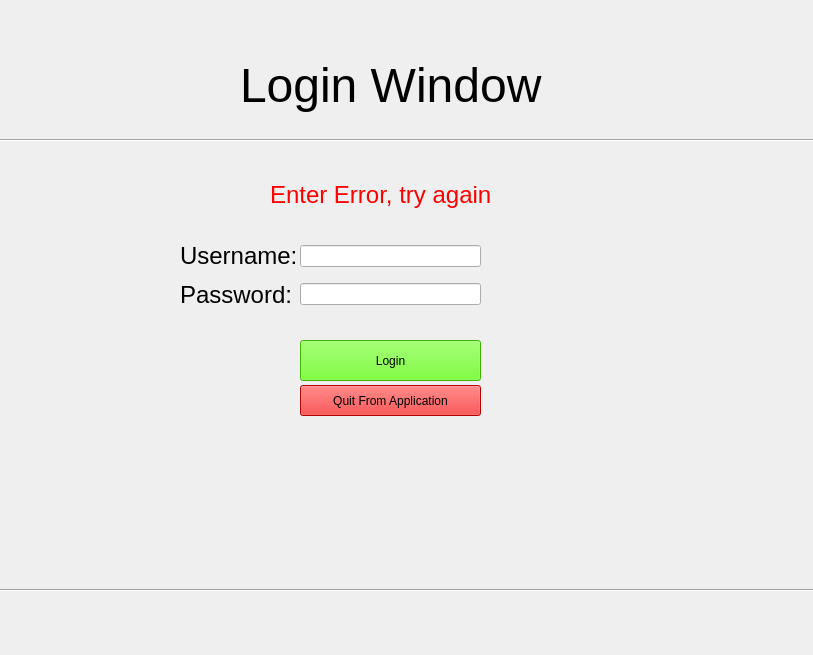
<?xml version="1.0" encoding="UTF-8"?>
<ui version="4.0">
 <class>Form</class>
 <widget class="QWidget" name="Form">
  <property name="geometry">
   <rect>
    <x>0</x>
    <y>0</y>
    <width>813</width>
    <height>655</height>
   </rect>
  </property>
  <property name="windowTitle">
   <string>Form</string>
  </property>
  <widget class="Line" name="line">
   <property name="geometry">
    <rect>
     <x>-210</x>
     <y>130</y>
     <width>1211</width>
     <height>20</height>
    </rect>
   </property>
   <property name="orientation">
    <enum>Qt::Horizontal</enum>
   </property>
  </widget>
  <widget class="Line" name="line_2">
   <property name="geometry">
    <rect>
     <x>-270</x>
     <y>580</y>
     <width>1301</width>
     <height>20</height>
    </rect>
   </property>
   <property name="orientation">
    <enum>Qt::Horizontal</enum>
   </property>
  </widget>
  <widget class="QLabel" name="label">
   <property name="geometry">
    <rect>
     <x>240</x>
     <y>50</y>
     <width>321</width>
     <height>71</height>
    </rect>
   </property>
   <property name="text">
    <string>&lt;html&gt;&lt;head/&gt;&lt;body&gt;&lt;p&gt;&lt;span style=&quot; font-size:36pt;&quot;&gt;Login Window&lt;/span&gt;&lt;/p&gt;&lt;/body&gt;&lt;/html&gt;</string>
   </property>
  </widget>
  <widget class="QWidget" name="verticalLayoutWidget">
   <property name="geometry">
    <rect>
     <x>300</x>
     <y>235</y>
     <width>181</width>
     <height>81</height>
    </rect>
   </property>
   <layout class="QVBoxLayout" name="verticalLayout_4">
    <item>
     <widget class="QLineEdit" name="username_line"/>
    </item>
    <item>
     <widget class="QLineEdit" name="password_line"/>
    </item>
   </layout>
  </widget>
  <widget class="QPushButton" name="quit_button">
   <property name="geometry">
    <rect>
     <x>300</x>
     <y>385</y>
     <width>181</width>
     <height>31</height>
    </rect>
   </property>
   <property name="styleSheet">
    <string notr="true">background-color: rgb(255, 0, 0);</string>
   </property>
   <property name="text">
    <string>Quit From Application</string>
   </property>
  </widget>
  <widget class="QWidget" name="verticalLayoutWidget_2">
   <property name="geometry">
    <rect>
     <x>180</x>
     <y>240</y>
     <width>121</width>
     <height>71</height>
    </rect>
   </property>
   <layout class="QVBoxLayout" name="verticalLayout_3">
    <item>
     <widget class="QLabel" name="label_6">
      <property name="text">
       <string>&lt;html&gt;&lt;head/&gt;&lt;body&gt;&lt;p&gt;&lt;span style=&quot; font-size:18pt;&quot;&gt;Username:&lt;/span&gt;&lt;/p&gt;&lt;/body&gt;&lt;/html&gt;</string>
      </property>
     </widget>
    </item>
    <item>
     <widget class="QLabel" name="label_10">
      <property name="text">
       <string>&lt;html&gt;&lt;head/&gt;&lt;body&gt;&lt;p&gt;&lt;span style=&quot; font-size:18pt;&quot;&gt;Password:&lt;/span&gt;&lt;/p&gt;&lt;/body&gt;&lt;/html&gt;</string>
      </property>
     </widget>
    </item>
   </layout>
  </widget>
  <widget class="QPushButton" name="login_button">
   <property name="geometry">
    <rect>
     <x>300</x>
     <y>340</y>
     <width>181</width>
     <height>41</height>
    </rect>
   </property>
   <property name="styleSheet">
    <string notr="true">background-color: rgb(85, 255, 0);</string>
   </property>
   <property name="text">
    <string>Login</string>
   </property>
  </widget>
  <widget class="QLabel" name="error_line">
   <property name="geometry">
    <rect>
     <x>270</x>
     <y>170</y>
     <width>241</width>
     <height>51</height>
    </rect>
   </property>
   <property name="text">
    <string>&lt;html&gt;&lt;head/&gt;&lt;body&gt;&lt;p&gt;&lt;span style=&quot; font-size:18pt; color:#ff0000;&quot;&gt;Enter Error, try again&lt;/span&gt;&lt;/p&gt;&lt;/body&gt;&lt;/html&gt;</string>
   </property>
  </widget>
 </widget>
 <resources/>
 <connections/>
</ui>
